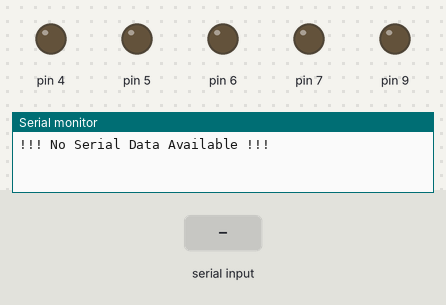
Recording of a sketch running on a simulated Arduino Uno, built with avr-gcc and run on an emulated ATmega328P. Shown: output pins drawn as LEDs (lit = HIGH), the last lines printed to the serial monitor. The test bench sets the inputs (shaded band).

Above: at 1.2 s.
1.3 s: "1" received over Serial
At 3.7 s:
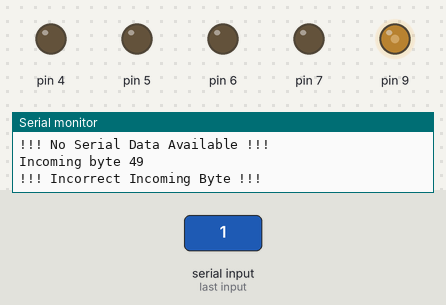
4.0 s: byte 1 (1) received over Serial
At 5.8 s:
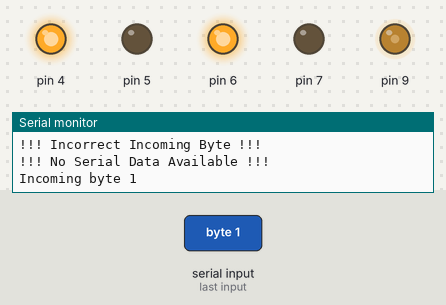
7.0 s: byte 2 (2) received over Serial
At 7.8 s:
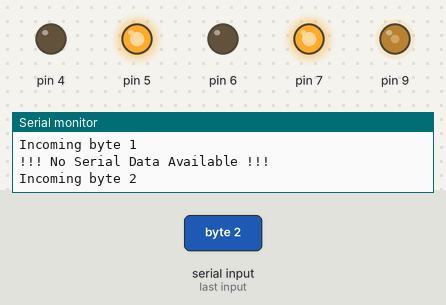
10.0 s: byte 3 (3) received over Serial
At 10.9 s:
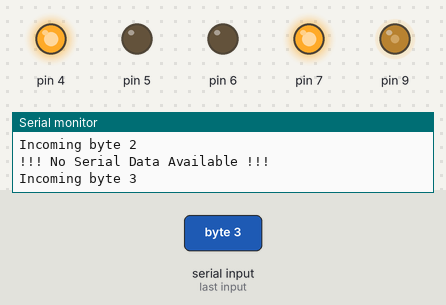
12.7 s: byte 4 (4) received over Serial
At 14.3 s:
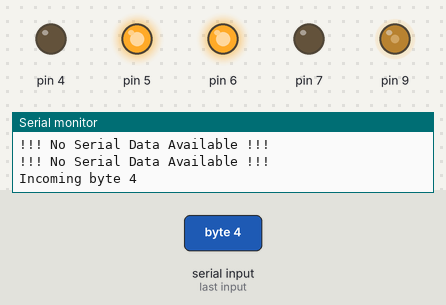
Timing chart, 0 to 16.5 s (numbered marks = the images above; inputs shaded):
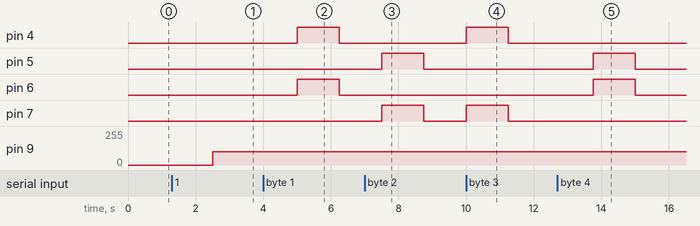

The sketch:

SerialArduino_1.ino
```cpp
int incomingByte = 0; // for incoming serial data

void setup() {

  Serial.begin(9600);
  pinMode(4, OUTPUT);
  pinMode(5, OUTPUT);
  pinMode(6, OUTPUT);
  pinMode(7, OUTPUT);
  pinMode(9, OUTPUT);

}

void loop() {
    int delayTime = 1250;
  // if data on Serial line is available
    if (Serial.available() > 0)
    {
    // read the incoming byte
    analogWrite(9, 100);
    incomingByte = Serial.read();
    Serial.print("Incoming byte ");
    Serial.println(incomingByte);
    switch(incomingByte)
    {
      case 0:
        //Serial.write('r');
      break;

      case 1:
        moveStraight(delayTime);
        //Serial.write('r');
      break;

      case 2:
        moveBack(delayTime);
        //Serial.write('r');
      break;

      case 3:
        turnLeft(delayTime);
        //Serial.write('r');
      break;

      case 4:
        turnRight(delayTime);
        //Serial.write('r');
      break;

      case 5:
        stop(delayTime);
        //Serial.write('r');
      break;

      default:
        Serial.println("!!! Incorrect Incoming Byte !!!");
        stop(delayTime);
      break;
    }
    //Serial.write('r');
  }
  else
  {
    //Serial.write('r');
    Serial.println("!!! No Serial Data Available !!!");
    stop(delayTime);
  }
}

void moveStraight(int s) {
	digitalWrite(4, HIGH);
	digitalWrite(5, LOW);
	digitalWrite(6, HIGH);
	digitalWrite(7, LOW);
	delay(s);

}

void moveBack(int s) {
	digitalWrite(4, LOW);
	digitalWrite(5, HIGH);
	digitalWrite(6, LOW);
	digitalWrite(7, HIGH);
	delay(s);

}

void turnLeft(int s) {
	//analogWrite(9, 65);
	digitalWrite(4, HIGH);
	digitalWrite(5, LOW);
	digitalWrite(6, LOW);
	digitalWrite(7, HIGH);
	delay(s);
	//analogWrite(9, 50);

}

void turnRight(int s) {
	digitalWrite(4, LOW);
	digitalWrite(5, HIGH);
	digitalWrite(6, HIGH);
	digitalWrite(7, LOW);
	delay(s);

}

void stop(int s) {
	digitalWrite(4, LOW);
	digitalWrite(5, LOW);
	digitalWrite(6, LOW);
	digitalWrite(7, LOW);
	delay(s);

}
```

Measured:
- after the input at 1.3 s, pin 9: 0/255 → 100/255 after 1.2 s
- after the input at 4.0 s, pin 4, pin 6: LOW → HIGH after 1.0 s, → LOW 1.3 s later
- after the input at 7.0 s, pin 5, pin 7: LOW → HIGH after 0.50 s, → LOW 1.3 s later
- after the input at 10.0 s, pin 4, pin 7: LOW → HIGH at once, → LOW 1.3 s later
- after the input at 12.7 s, pin 5, pin 6: LOW → HIGH after 1.1 s, → LOW 1.3 s later
